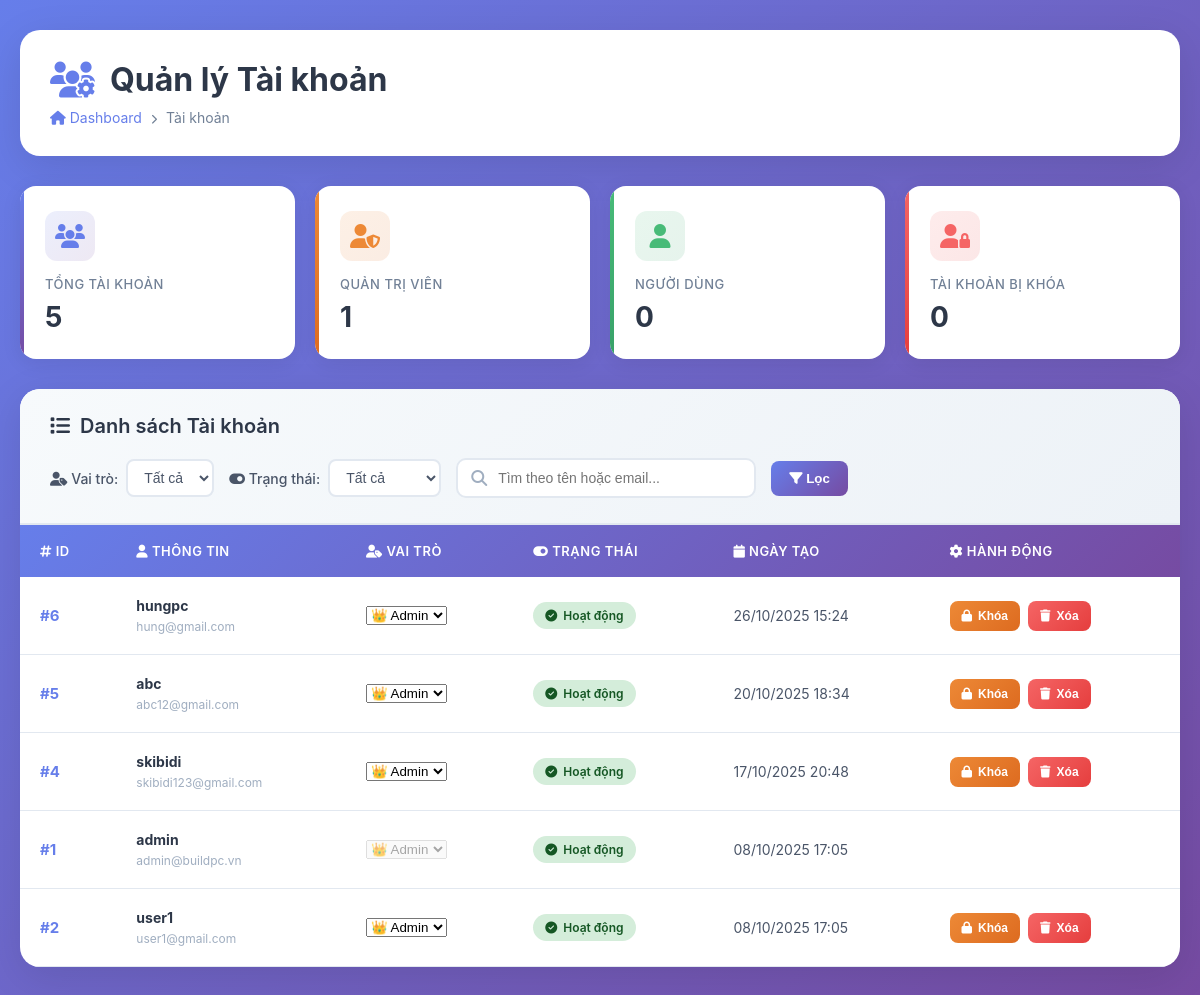
The page /admin/account_manage.php (signed in) on the database its author committed.
### tables this page shows
CREATE TABLE `users` (
  `user_id` int(11) NOT NULL,
  `username` varchar(100) NOT NULL,
  `email` varchar(150) NOT NULL,
  `password_hash` varchar(255) NOT NULL,
  `full_name` varchar(150) DEFAULT NULL,
  `avatar` varchar(255) DEFAULT NULL COMMENT 'Đường dẫn ảnh đại diện',
  `role` enum('admin','customer') DEFAULT 'customer',
  `status` enum('active','blocked') NOT NULL DEFAULT 'active',
  `created_at` datetime DEFAULT current_timestamp(),
  `updated_at` datetime DEFAULT NULL
);

### admin/account_manage.php (the view, shortened to what this page needs)
<?php
require_once __DIR__ . '/../db.php';
$filter_role = $_GET['role'] ?? 'all';
$filter_status = $_GET['status'] ?? 'all';
$search = trim($_GET['search'] ?? '');
try {
    $sql = "SELECT user_id, username, email, role, status, created_at, updated_at FROM users WHERE 1=1";
    $params = [];
    $sql .= " ORDER BY created_at DESC";
    $stmt = $pdo->prepare($sql);
    $stmt->execute($params);
    $users = $stmt->fetchAll(PDO::FETCH_ASSOC);
} catch (PDOException $e) {
    $users = [];
    $message = '❌ Lỗi truy vấn dữ liệu: ' . $e->getMessage();
    $message_type = 'error';
}
$total_users = count($users);
$admin_count = count(array_filter($users, fn($u) => $u['role'] === 'admin'));
$user_count = count(array_filter($users, fn($u) => $u['role'] === 'user'));
$blocked_count = count(array_filter($users, fn($u) => $u['status'] === 'blocked'));
?>
<!DOCTYPE html>
<html lang="vi">
<head>
    <link rel="stylesheet" href="https://cdnjs.cloudflare.com/ajax/libs/font-awesome/6.4.0/css/all.min.css">
</head>
<body>
    <div class="container">
        <div class="header">
            <h1><i class="fas fa-users-cog"></i> Quản lý Tài khoản</h1>
            <div class="breadcrumb">
                <a href="dashboard.php"><i class="fas fa-home"></i> Dashboard</a>
                <i class="fas fa-chevron-right" style="font-size:10px; margin:0 5px;"></i>
                Tài khoản
            </div>
        </div>
        <div class="stats-grid">
            <div class="stat-card blue">
                <div class="icon"><i class="fas fa-users"></i></div>
                <div class="label">Tổng tài khoản</div>
                <div class="value"><?= number_format($total_users) ?></div>
            </div>
            <div class="stat-card orange">
                <div class="icon"><i class="fas fa-user-shield"></i></div>
                <div class="label">Quản trị viên</div>
                <div class="value"><?= $admin_count ?></div>
            </div>
            <div class="stat-card green">
                <div class="icon"><i class="fas fa-user"></i></div>
                <div class="label">Người dùng</div>
                <div class="value"><?= $user_count ?></div>
            </div>
            <div class="stat-card red">
                <div class="icon"><i class="fas fa-user-lock"></i></div>
                <div class="label">Tài khoản bị khóa</div>
                <div class="value"><?= $blocked_count ?></div>
            </div>
        </div>
        <div class="users-section">
            <div class="section-header">
                <h2><i class="fas fa-list"></i> Danh sách Tài khoản</h2>
                <form method="GET" class="filters">
                    <div class="filter-group">
                        <label><i class="fas fa-user-tag"></i> Vai trò:</label>
                        <select name="role" onchange="this.form.submit()">
                            <option value="all" <?= $filter_role === 'all' ? 'selected' : '' ?>>Tất cả</option>
                        </select>
                    </div>
                    <div class="filter-group">
                        <label><i class="fas fa-toggle-on"></i> Trạng thái:</label>
                        <select name="status" onchange="this.form.submit()">
                            <option value="all" <?= $filter_status === 'all' ? 'selected' : '' ?>>Tất cả</option>
                        </select>
                    </div>
                    <div class="search-box">
                        <i class="fas fa-search"></i>
                        <input type="text" name="search" value="<?= htmlspecialchars($search) ?>" placeholder="Tìm theo tên hoặc email...">
                    </div>
                    <button type="submit" class="btn-filter">
                        <i class="fas fa-filter"></i> Lọc
                    </button>
                </form>
            </div>
            <?php if (count($users) > 0): ?>
            <div class="table-responsive">
                <table>
                    <thead>
                        <tr>
                            <th><i class="fas fa-hashtag"></i> ID</th>
                            <th><i class="fas fa-user"></i> Thông tin</th>
                            <th><i class="fas fa-user-tag"></i> Vai trò</th>
                            <th><i class="fas fa-toggle-on"></i> Trạng thái</th>
                            <th><i class="fas fa-calendar"></i> Ngày tạo</th>
                            <th><i class="fas fa-cog"></i> Hành động</th>
                        </tr>
                    </thead>
                    <tbody>
                        <?php foreach ($users as $u): ?>
                        <tr>
                            <td class="user-id">#<?= $u['user_id'] ?></td>
                            <td class="user-info">
                                <strong><?= htmlspecialchars($u['username']) ?></strong>
                                <small><?= htmlspecialchars($u['email']) ?></small>
                            </td>
                            <td>
                                <form method="POST" style="display:inline-block;">
                                    <select name="role" onchange="this.form.submit()"
                                            <?= $u['user_id'] === $_SESSION['user']['user_id'] ? 'disabled' : '' ?>>
                                        <option value="admin" <?= $u['role']=='admin'?'selected':'' ?>>👑 Admin</option>
                                    </select>
                                </form>
                            </td>
                            <td>
                                <span class="status-badge status-<?= $u['status'] ?>">
                                    <i class="fas fa-<?= $u['status'] === 'active' ? 'check-circle' : 'ban' ?>"></i>
                                    <?= $u['status'] === 'active' ? 'Hoạt động' : 'Bị khóa' ?>
                                </span>
                            </td>
                            <td><?= date('d/m/Y H:i', strtotime($u['created_at'])) ?></td>
                            <td>
                                <div class="action-buttons">
                                    <?php if ($u['user_id'] !== $_SESSION['user']['user_id']): ?>
                                    <form method="POST" style="display:inline-block;">
                                        <button type="submit" class="btn btn-block">
                                            <i class="fas fa-<?= $u['status'] === 'active' ? 'lock' : 'unlock' ?>"></i>
                                            <?= $u['status'] === 'active' ? 'Khóa' : 'Mở' ?>
                                        </button>
                                    </form>
                                    <?php if ($u['role'] !== 'admin'): ?>
                                    <button type="button" class="btn btn-delete"
                                            onclick="showDeleteModal(<?= $u['user_id'] ?>, '<?= htmlspecialchars($u['username']) ?>')">
                                        <i class="fas fa-trash"></i> Xóa
                                    </button>
                                    <?php endif; ?>
                                    <?php endif; ?>
                                </div>
                            </td>
                        </tr>
                        <?php endforeach; ?>
                    </tbody>
                </table>
            </div>
            <?php endif; ?>
        </div>
    </div>
</body>
</html>

### rows shown on the page
users: user_id "6", username "hungpc", email "hung@gmail.com", role "👑 Admin", status "Hoạt động", created_at "26/10/2025 15:24"
users: user_id "5", username "abc", email "abc12@gmail.com", role "👑 Admin", status "Hoạt động", created_at "20/10/2025 18:34"
users: user_id "4", username "skibidi", email "skibidi123@gmail.com", role "👑 Admin", status "Hoạt động", created_at "17/10/2025 20:48"
users: user_id "1", username "admin", email "admin@buildpc.vn", role "👑 Admin", status "Hoạt động", created_at "08/10/2025 17:05"
users: user_id "2", username "user1", email "user1@gmail.com", role "👑 Admin", status "Hoạt động", created_at "08/10/2025 17:05"

### other values the page prints
$total_users "5"
$admin_count "1"
$user_count "0"
$blocked_count "0"
